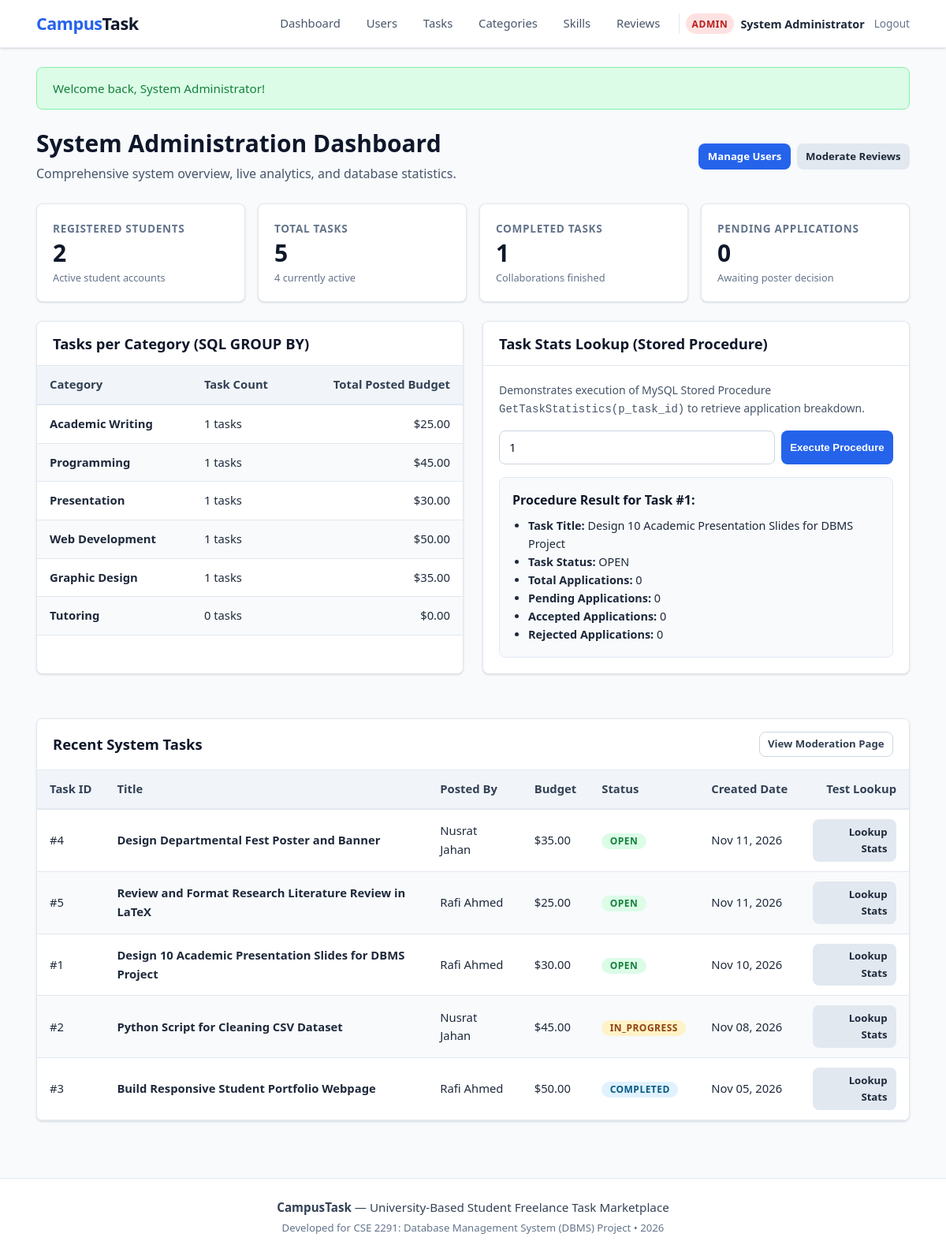
Screenshot of /admin/dashboard.php?lookup_task_id=1 (signed in) with the database file from the repository.
### tables this page shows
CREATE TABLE IF NOT EXISTS `categories` (
    `category_id` INT AUTO_INCREMENT PRIMARY KEY,
    `category_name` VARCHAR(100) NOT NULL UNIQUE,
    `description` TEXT NULL,
    `created_at` DATETIME NOT NULL DEFAULT CURRENT_TIMESTAMP
);

CREATE TABLE IF NOT EXISTS `tasks` (
    `task_id` INT AUTO_INCREMENT PRIMARY KEY,
    `poster_id` INT NOT NULL,
    `category_id` INT NOT NULL,
    `title` VARCHAR(200) NOT NULL,
    `description` TEXT NOT NULL,
    `budget` DECIMAL(10, 2) NOT NULL DEFAULT 0.00,
    `deadline` DATE NOT NULL,
    `status` ENUM('OPEN', 'IN_PROGRESS', 'COMPLETED', 'CANCELLED') NOT NULL DEFAULT 'OPEN',
    `created_at` DATETIME NOT NULL DEFAULT CURRENT_TIMESTAMP,
    `updated_at` DATETIME NOT NULL DEFAULT CURRENT_TIMESTAMP ON UPDATE CURRENT_TIMESTAMP,
    CONSTRAINT `chk_task_budget_non_negative` CHECK (`budget` >= 0),
    CONSTRAINT `fk_tasks_poster` 
        FOREIGN KEY (`poster_id`) REFERENCES `users` (`user_id`) 
        ON DELETE CASCADE ON UPDATE CASCADE,
    CONSTRAINT `fk_tasks_category` 
        FOREIGN KEY (`category_id`) REFERENCES `categories` (`category_id`) 
        ON DELETE RESTRICT ON UPDATE CASCADE
);

CREATE TABLE IF NOT EXISTS `users` (
    `user_id` INT AUTO_INCREMENT PRIMARY KEY,
    `full_name` VARCHAR(100) NOT NULL,
    `email` VARCHAR(150) NOT NULL UNIQUE,
    `password_hash` VARCHAR(255) NOT NULL,
    `role` ENUM('STUDENT', 'ADMIN') NOT NULL DEFAULT 'STUDENT',
    `account_status` ENUM('ACTIVE', 'DEACTIVATED') NOT NULL DEFAULT 'ACTIVE',
    `created_at` DATETIME NOT NULL DEFAULT CURRENT_TIMESTAMP
);

### config/database.example.php (called while the page is built, shortened)
<?php
function e($value) {
    return htmlspecialchars((string)($value ?? ''), ENT_QUOTES, 'UTF-8');
}

### admin/dashboard.php (the view, shortened to what this page needs)
<?php
require_once __DIR__ . '/../includes/auth.php';
$stmt = $pdo->query("SELECT COUNT(*) FROM users WHERE role = 'STUDENT'");
$total_students = (int)$stmt->fetchColumn();
$stmt = $pdo->query("SELECT COUNT(*) FROM tasks");
$total_tasks = (int)$stmt->fetchColumn();
$stmt = $pdo->query("SELECT COUNT(*) FROM tasks WHERE status IN ('OPEN', 'IN_PROGRESS')");
$active_tasks = (int)$stmt->fetchColumn();
$stmt = $pdo->query("SELECT COUNT(*) FROM tasks WHERE status = 'COMPLETED'");
$completed_tasks = (int)$stmt->fetchColumn();
$stmt = $pdo->query("SELECT COUNT(*) FROM applications WHERE status = 'PENDING'");
$pending_apps = (int)$stmt->fetchColumn();
$cat_stmt = $pdo->query("
    SELECT
        c.category_id,
        c.category_name,
        COUNT(t.task_id) AS task_count,
        COALESCE(SUM(t.budget), 0) AS total_budget
    FROM categories c
    LEFT JOIN tasks t ON c.category_id = t.category_id
    GROUP BY c.category_id, c.category_name
    ORDER BY task_count DESC
");
$category_stats = $cat_stmt->fetchAll();
$proc_result = null;
$proc_task_id = (int)($_GET['lookup_task_id'] ?? 0);
$proc_error = null;
if ($proc_task_id > 0) {
    try {
        $proc_stmt = $pdo->prepare("CALL GetTaskStatistics(:task_id)");
        $proc_stmt->execute([':task_id' => $proc_task_id]);
        $proc_result = $proc_stmt->fetch();
    } catch (PDOException $e) {
        $proc_error = 'Stored Procedure `GetTaskStatistics` has not been imported yet or an error occurred: ' . $e->getMessage();
    }
}
$recent_tasks_stmt = $pdo->query("
    SELECT t.task_id, t.title, t.status, t.budget, u.full_name AS poster_name, t.created_at
    FROM tasks t
    JOIN users u ON t.poster_id = u.user_id
    ORDER BY t.created_at DESC
    LIMIT 5
");
$recent_tasks = $recent_tasks_stmt->fetchAll();
require_once __DIR__ . '/../includes/header.php';
?>
<div style="display: flex; justify-content: space-between; align-items: center; margin-bottom: 1.5rem; flex-wrap: wrap; gap: 0.5rem;">
    <div>
        <h1>System Administration Dashboard</h1>
        <p style="color: var(--gray-600); margin: 0;">Comprehensive system overview, live analytics, and database statistics.</p>
    </div>
    <div style="display: flex; gap: 0.5rem;">
        <a href="<?= BASE_URL ?>/admin/users.php" class="btn btn-primary btn-sm">Manage Users</a>
        <a href="<?= BASE_URL ?>/admin/reviews.php" class="btn btn-secondary btn-sm">Moderate Reviews</a>
    </div>
</div>
<div class="stats-grid">
    <div class="stat-card">
        <div class="stat-card-title">Registered Students</div>
        <div class="stat-card-value"><?= $total_students ?></div>
        <div class="stat-card-subtext">Active student accounts</div>
    </div>
    <div class="stat-card">
        <div class="stat-card-title">Total Tasks</div>
        <div class="stat-card-value"><?= $total_tasks ?></div>
        <div class="stat-card-subtext"><?= $active_tasks ?> currently active</div>
    </div>
    <div class="stat-card">
        <div class="stat-card-title">Completed Tasks</div>
        <div class="stat-card-value"><?= $completed_tasks ?></div>
        <div class="stat-card-subtext">Collaborations finished</div>
    </div>
    <div class="stat-card">
        <div class="stat-card-title">Pending Applications</div>
        <div class="stat-card-value"><?= $pending_apps ?></div>
        <div class="stat-card-subtext">Awaiting poster decision</div>
    </div>
</div>
<div style="display: grid; grid-template-columns: repeat(auto-fit, minmax(360px, 1fr)); gap: 1.5rem; margin-bottom: 2rem;">
    <div class="card">
        <div class="card-header">
            <h3 class="card-title">Tasks per Category (SQL GROUP BY)</h3>
        </div>
        <div class="card-body" style="padding: 0;">
            <?php if (empty($category_stats)): ?>
                <div class="empty-state" style="padding: 2rem 1rem;">
                    <div class="empty-state-title">No categories found</div>
                </div>
            <?php else: ?>
                <div class="table-responsive">
                    <table class="table table-striped table-hover">
                        <thead>
                            <tr>
                                <th>Category</th>
                                <th>Task Count</th>
                                <th style="text-align: right;">Total Posted Budget</th>
                            </tr>
                        </thead>
                        <tbody>
                            <?php foreach ($category_stats as $cat): ?>
                                <tr>
                                    <td><strong><?= e($cat['category_name']) ?></strong></td>
                                    <td><?= (int)$cat['task_count'] ?> tasks</td>
                                    <td style="text-align: right;">$<?= number_format((float)$cat['total_budget'], 2) ?></td>
                                </tr>
                            <?php endforeach; ?>
                        </tbody>
                    </table>
                </div>
            <?php endif; ?>
        </div>
    </div>
    <div class="card">
        <div class="card-header">
            <h3 class="card-title">Task Stats Lookup (Stored Procedure)</h3>
        </div>
        <div class="card-body">
            <p style="font-size: 0.875rem; color: var(--gray-600); margin-bottom: 1rem;">
                Demonstrates execution of MySQL Stored Procedure <code>GetTaskStatistics(p_task_id)</code> to retrieve application breakdown.
            </p>
            <form action="<?= BASE_URL ?>/admin/dashboard.php" method="GET" style="display: flex; gap: 0.5rem; margin-bottom: 1rem;">
                <input
                    type="number"
                    name="lookup_task_id"
                    class="form-control"
                    placeholder="Enter Task ID (e.g. 1)"
                    value="<?= ($proc_task_id > 0) ? e($proc_task_id) : '' ?>"
                    min="1"
                    required
                >
                <button type="submit" class="btn btn-primary btn-sm" style="white-space: nowrap;">Execute Procedure</button>
            </form>
            <?php if ($proc_error): ?>
                <div class="flash-alert flash-error" style="font-size: 0.85rem; padding: 0.75rem 1rem;">
                    <?= e($proc_error) ?>
                </div>
            <?php elseif ($proc_result): ?>
                <div style="background-color: var(--gray-50); border: 1px solid var(--gray-200); border-radius: var(--border-radius); padding: 1rem;">
                    <div style="font-weight: 700; color: var(--gray-900); margin-bottom: 0.5rem;">
                        Procedure Result for Task #<?= e($proc_task_id) ?>:
                    </div>
                    <ul style="margin: 0; padding-left: 1.25rem; font-size: 0.9rem; color: var(--gray-800);">
                        <li><strong>Task Title:</strong> <?= e($proc_result['task_title'] ?? 'N/A') ?></li>
                        <li><strong>Task Status:</strong> <?= e($proc_result['task_status'] ?? 'N/A') ?></li>
                        <li><strong>Total Applications:</strong> <?= (int)($proc_result['total_applications'] ?? 0) ?></li>
                        <li><strong>Pending Applications:</strong> <?= (int)($proc_result['pending_applications'] ?? 0) ?></li>
                        <li><strong>Accepted Applications:</strong> <?= (int)($proc_result['accepted_applications'] ?? 0) ?></li>
                        <li><strong>Rejected Applications:</strong> <?= (int)($proc_result['rejected_applications'] ?? 0) ?></li>
                    </ul>
                </div>
            <?php elseif ($proc_task_id > 0): ?>
                <div class="flash-alert flash-info" style="font-size: 0.85rem;">
                    No task found with ID #<?= e($proc_task_id) ?>.
                </div>
            <?php endif; ?>
        </div>
    </div>
</div>
<div class="card">
    <div class="card-header">
        <h3 class="card-title">Recent System Tasks</h3>
        <a href="<?= BASE_URL ?>/admin/tasks.php" class="btn btn-outline btn-sm">View Moderation Page</a>
    </div>
    <div class="card-body" style="padding: 0;">
        <?php if (empty($recent_tasks)): ?>
            <div class="empty-state">
                <div class="empty-state-title">No tasks in database</div>
            </div>
        <?php else: ?>
            <div class="table-responsive">
                <table class="table table-striped table-hover">
                    <thead>
                        <tr>
                            <th>Task ID</th>
                            <th>Title</th>
                            <th>Posted By</th>
                            <th>Budget</th>
                            <th>Status</th>
                            <th>Created Date</th>
                            <th style="text-align: right;">Test Lookup</th>
                        </tr>
                    </thead>
                    <tbody>
                        <?php foreach ($recent_tasks as $rt): ?>
                            <tr>
                                <td>#<?= e($rt['task_id']) ?></td>
                                <td><strong><?= e($rt['title']) ?></strong></td>
                                <td><?= e($rt['poster_name']) ?></td>
                                <td>$<?= number_format((float)$rt['budget'], 2) ?></td>
                                <td>
                                    <?php
                                    $st_badge = match ($rt['status']) {
                                        'OPEN'        => 'badge-open',
                                        'IN_PROGRESS' => 'badge-in-progress',
                                        'COMPLETED'   => 'badge-completed',
                                        default       => 'badge-cancelled',
                                    };
                                    ?>
                                    <span class="badge <?= $st_badge ?>"><?= e($rt['status']) ?></span>
                                </td>
                                <td><?= date('M d, Y', strtotime($rt['created_at'])) ?></td>
                                <td style="text-align: right;">
                                    <a href="<?= BASE_URL ?>/admin/dashboard.php?lookup_task_id=<?= e($rt['task_id']) ?>" class="btn btn-secondary btn-sm">
                                        Lookup Stats
                                    </a>
                                </td>
                            </tr>
                        <?php endforeach; ?>
                    </tbody>
                </table>
            </div>
        <?php endif; ?>
    </div>
</div>
<?php
require_once __DIR__ . '/../includes/footer.php';
?>

### rows the page displays
categories: category_name "Academic Writing", task_count "1", total_budget "25.00"
categories: category_name "Programming", task_count "1", total_budget "45.00"
categories: category_name "Presentation", task_count "1", total_budget "30.00"
categories: category_name "Web Development", task_count "1", total_budget "50.00"
categories: category_name "Graphic Design", task_count "1", total_budget "35.00"
categories: category_name "Tutoring", task_count "0", total_budget "0.00"
tasks: title "Design 10 Academic Presentation Slides for DBMS Project", status "OPEN", task_id "1", poster.full_name "Rafi Ahmed", budget "30.00", created_at "Nov 10, 2026"
tasks: task_id "4", title "Design Departmental Fest Poster and Banner", poster.full_name "Nusrat Jahan", budget "35.00", status "OPEN", created_at "Nov 11, 2026"
tasks: task_id "5", title "Review and Format Research Literature Review in LaTeX", poster.full_name "Rafi Ahmed", budget "25.00", status "OPEN", created_at "Nov 11, 2026"
tasks: task_id "2", title "Python Script for Cleaning CSV Dataset", poster.full_name "Nusrat Jahan", budget "45.00", status "IN_PROGRESS", created_at "Nov 08, 2026"
tasks: task_id "3", title "Build Responsive Student Portfolio Webpage", poster.full_name "Rafi Ahmed", budget "50.00", status "COMPLETED", created_at "Nov 05, 2026"

### other values shown
$user_name "System Administrator"
$flash['message'] "Welcome back, System Administrator!"
$total_students "2"
$total_tasks "5"
$active_tasks "4"
$completed_tasks "1"
$pending_apps "0"
$proc_task_id "1"
$proc_result['total_applications'] "0"
$proc_result['pending_applications'] "0"
$proc_result['accepted_applications'] "0"
$proc_result['rejected_applications'] "0"
